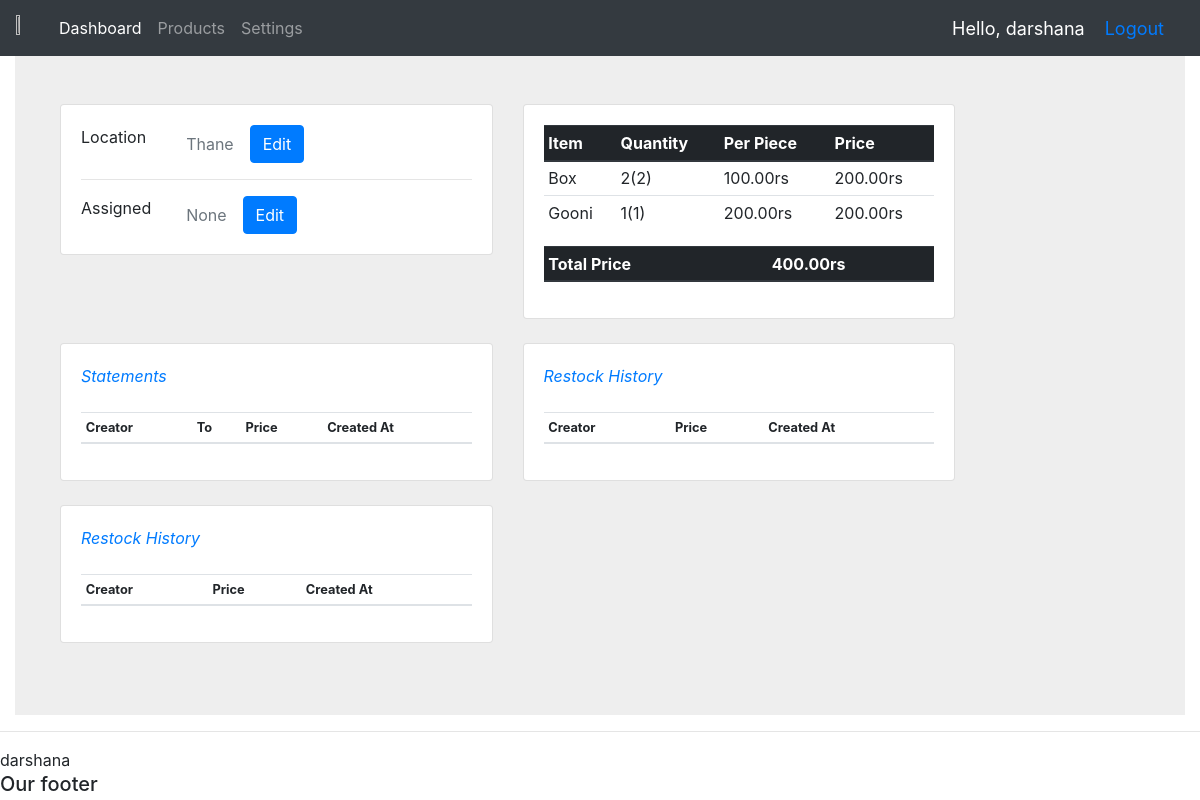
Page /location/1/ (signed in) on the committed database.
### accounts/models.py (models this page shows, shortened)
class Location(models.Model):
    name = models.CharField(max_length=50)
    person = models.OneToOneField(
        Person, on_delete=models.SET_NULL, null=True, blank=True
    )
    def get_inevn_data(self):
        ivent = Inventory.objects.filter(location=self)
        lst = []
        total = 0
        for each in ivent:
            data = {
                "name": each.item.name,
                "quan": each.quantity,
                "pend": each.pend,
                "per": each.item.price,
                "totP": each.price,
                "range": range(1, each.quantity + 1)
            }
            lst.append(data)
            total += data["totP"]
        return {"total_price": total, "data": lst}
    def get_statement(self):
        raw_statements = StoreStatement.objects.filter(warehouse=self).order_by(
            "-created_at"
        )
        statements = []
        color_map = {
            "Approved": "bg-success",
            "Rejected": "bg-danger",
            "Pending": "bg-info",
        }
        for each in raw_statements:
            data = each.get_ST_Info()
            data["status"] = color_map[data["status"]]
            statements.append(data)
        return statements
    def get_restock(self):
        raw_statements = LocationStatement.objects.filter(warehouse=self).order_by(
            "-created_at"
        )
        statements = []
        color_map = {
            "Approved": "bg-success",
            "Rejected": "bg-danger",
            "Pending": "bg-info",
        }
        for each in raw_statements:
            data = each.get_ST_Info()
            data["status"] = color_map[data["status"]]
            statements.append(data)
        return statements

class Item(models.Model):
    name = models.CharField(max_length=50)
    price = models.DecimalField(max_digits=10, decimal_places=2)

### accounts/decorators.py (the view)
    def wrapper(request, location_id, *args, **kwargs):
        try:
            lc = Location.objects.get(id=location_id)
        except Location.DoesNotExist:
            return render(request, 'accounts/my404.html', status=HTTPStatus.NOT_FOUND)
        if lc.person == request.user.person or request.user.person.is_owner:
            return view_func(request, location_id, *args, **kwargs)
        else:
            raise PermissionDenied("You do not have permission to view this statement")

### accounts/models.py (called while the page is built)
    def has_location(self):
        try:
            self.location
            return True
        except:
            return False

    def get_assigned_location_name(self):
        if self.has_location():
            return self.location
        else:
            return None

    def __str__(self):
        return str(self.user)

    @property
    def price(self):
        return self.quantity * self.item.price

### accounts/views.py (called while the page is built)
def addEach(lstOpt, persons):
    for each in persons:
        lstOpt.append((each.id, each))
    return lstOpt

### accounts/templates/accounts/locationInfo.html (shortened to what this page needs)
{% extends 'accounts/main.html' %}
{% block content %}
<section style="background-color: #eee;">
  <div class="container py-5">
    <div class="col-lg-12">
      <div class="row">
        <div class="col-md-5 mb-4">
          <div class="card">
            <div class="card-body">
              <div class="row">
                <div class="col-sm-3">
                  <p class="mb-0">Location</p>
                </div>
                <div class="col-sm-9 d-flex align-items-center">
                  <p class="text-muted mb-0">{{ location.name }}</p>
                  {% if request.user.person.is_owner %}
                  {% include 'accounts/editLocName.html' %}
                  {% endif %}
                </div>
              </div>
              <hr>
              <div class="row">
                <div class="col-sm-3">
                  <p class="mb-0">Assigned</p>
                </div>
                <div class="col-sm-9 d-flex align-items-center">
                  <p class="text-muted mb-0">{{ location.person }}</p>
                  {% if request.user.person.is_owner %}
                  {% include 'accounts/editAssignedLoc.html' %}
                  {% endif %}
                </div>
              </div>
            </div>
          </div>
        </div>
        <div class="col-md-5 mb-4">
          <div class="card">
            <div class="card-body">
              {% if inventory %}
              <table class="table table-sm">
                <thead class="thead-dark">
                  <tr>
                    <th scope="col">Item</th>
                    <th scope="col">Quantity</th>
                    <th scope="col">Per Piece</th>
                    <th scope="col">Price</th>
                  </tr>
                </thead>
                <tbody>
                  {% for each in inventory.data %}
                  <tr>
                    <td>{{each.name}}</td>
                    <td>{{each.quan}}({{each.pend}})</td>
                    <td>{{each.per}}rs</td>
                    <td>{{each.totP}}rs</td>
                  </tr>
                  {% endfor %}
                </tbody>
              </table>
              <table class="table table-sm">
                <thead class="thead-dark">
                  <tr>
                    <th scope="col">Total Price</th>
                    <th scope="col"></th>
                    <th scope="col"></th>
                    <th scope="col">{{inventory.total_price}}rs</th>
                  </tr>
                </thead>
              </table>
              {% endif %}
            </div>
          </div>
        </div>
      </div>
      <div class="row">
        <div class="col-md-5 mb-4">
          <div class="card">
            <div class="card-body">
              <p class="mb-4"><span class="text-primary font-italic me-1">Statements</span>
              </p>
              <table class="table table-sm" style="font-size: 0.8rem;">
                <thead class="thead">
                  <tr>
                    <th scope="col">Creator</th>
                    <th scope="col">To</th>
                    <th scope="col">Price</th>
                    <th scope="col">Created At</th>
                  </tr>
                </thead>
              </table>
            </div>
          </div>
        </div>
        {% if restock != None %}
        <div class="col-md-5 mb-4">
          <div class="card">
            <div class="card-body">
              <p class="mb-4"><span class="text-primary font-italic me-1">Restock History</span>
              </p>
              <table class="table table-sm" style="font-size: 0.8rem;">
                <thead class="thead">
                  <tr>
                    <th scope="col">Creator</th>
                    <th scope="col">Price</th>
                    <th scope="col">Created At</th>
                  </tr>
                </thead>
              </table>
            </div>
          </div>
        </div>
        {% endif %}
      </div>
      <div class="row">
        {% if restock != None %}
        <div class="col-md-5 mb-4">
          <div class="card">
            <div class="card-body">
              <p class="mb-4"><span class="text-primary font-italic me-1">Restock History</span>
              </p>
              <table class="table table-sm" style="font-size: 0.8rem;">
                <thead class="thead">
                  <tr>
                    <th scope="col">Creator</th>
                    <th scope="col">Price</th>
                    <th scope="col">Created At</th>
                  </tr>
                </thead>
              </table>
            </div>
          </div>
        </div>
        {% endif %}
      </div>
    </div>
  </div>
</section>
{% endblock %}

### accounts/templates/accounts/main.html (shortened to what this page needs)
<!doctype html>
<html lang="en">
  <head>
    <link rel="stylesheet" href="https://cdn.jsdelivr.net/npm/bootstrap@4.0.0/dist/css/bootstrap.min.css">
  </head>
  <body>
    {% include 'accounts/navbar.html' %}
    <div class="container-fluid">{% block content %} {% endblock %}</div>
    <hr />
    {{request.user}}
    <h5>Our footer</h5>
  </body>
</html>

### accounts/templates/accounts/navbar.html (shortened to what this page needs)
{% load static %}
<nav class="navbar navbar-expand-lg navbar-dark bg-dark">
  <img src="{% static 'images/logo.jpg' %}" width = "3%" height = "3%" />
  <div class="collapse navbar-collapse" id="navbarNav">
    <ul class="navbar-nav">
      <li class="nav-item active">
        <a class="nav-link" href="{% url 'home' %}">Dashboard</a>
      </li>
      <li class="nav-item">
        <a class="nav-link" href="">Products</a>
      </li>
      <li class="nav-item">
        <a class="nav-link" href="">Settings</a>
      </li>
    </ul>
  </div>
  <span class="hello-msg">Hello, {{request.user}}</span>
  <span class="hello-msg"><a href="{% url 'logout' %}">Logout</a></span>
</nav>

### accounts/templates/accounts/navbar.html (style rules this page uses)
.hello-msg { font-size: 18px; color: #fff; margin-right: 20px; }

### rows in the picture
Location: name "Thane", person "None"
Item: name "Box", per "100.00"
Item: name "Gooni", per "200.00"

### other values in the picture
{{ request.user }} "darshana"
{{ each.quan }} "2" "1"
{{ each.pend }} "2" "1"
{{ each.totP }} "200.00" "200.00"
{{ inventory.total_price }} "400.00"
